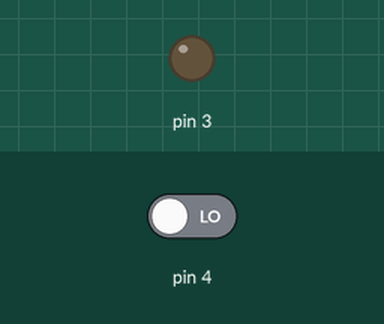
Recording of a sketch running on a simulated Arduino Uno, built with avr-gcc and run on an emulated ATmega328P. Parts: output pins drawn as LEDs (lit = HIGH). The inputs (shaded band) are chosen by the test bench; at power-on: pin 4 LOW. What the sketch prints to the serial monitor is not drawn.

Above: at 1.2 s.
1.3 s: pin 4 driven HIGH
At 1.8 s:
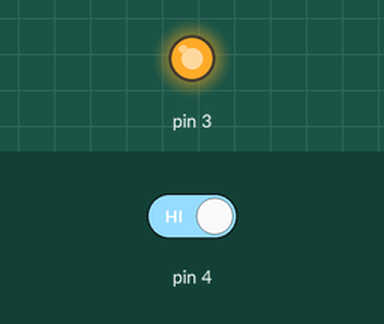
2.8 s: pin 4 driven LOW
At 4.2 s:
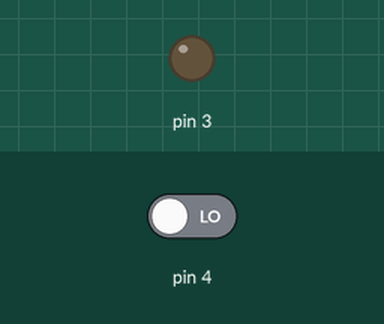
Timing chart, 0 to 5.8 s (numbered marks = the images above; inputs shaded):
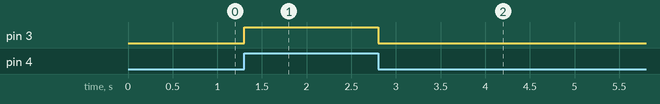

Measured:
- after the input at 1.3 s, pin 3: LOW → HIGH at once
- after the input at 2.8 s, pin 3: HIGH → LOW at once

The sketch:

schema_test.ino
```cpp
void setup() {
  Serial.begin(9600);
  pinMode(4, INPUT);
  pinMode(3, OUTPUT);
}

void loop() {
  Serial.println(digitalRead(4));
  if(digitalRead(4)) digitalWrite(3, HIGH);
  else digitalWrite(3,LOW);
}
```
